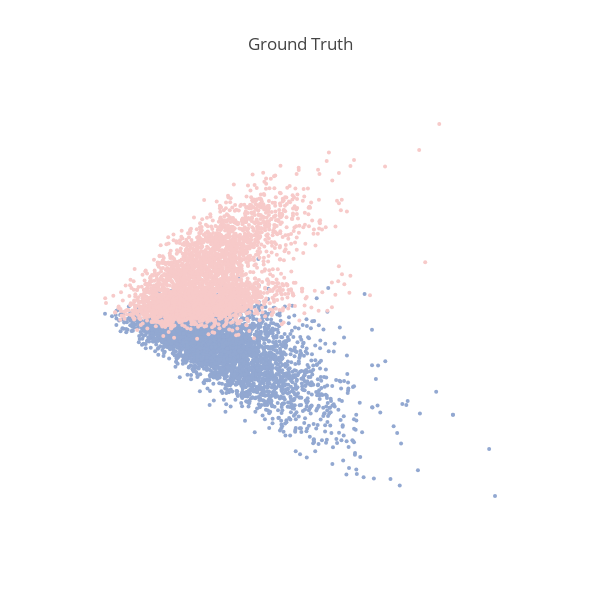

Write notebook code for a chart like this one.
### Code cell
plot_clusters2(lsiVectors2,labels,'Ground Truth');

### Figure 1 — Plotly figure (JSON) as saved in the notebook; plotly's stock layout.template omitted (floating-point values rounded to 4 significant figures; data arrays with more than 128 entries replaced by an {"elided": "..."} marker saying what was removed)
{"data": [{"marker": {"color": "#92A8D1", "size": 4}, "mode": "markers", "name": "cluster 0", "showlegend": false, "type": "scatter", "uid": "89f33b49-6d1d-4828-af03-d5e9faf81f09", "x": {"elided": "3903 float values"}, "y": {"elided": "3903 float values"}}, {"marker": {"color": "#F7CAC9", "size": 4}, "mode": "markers", "name": "cluster 1", "showlegend": false, "type": "scatter", "uid": "618b27a1-ba01-4455-a7b4-b5895b03aa2f", "x": {"elided": "3979 float values"}, "y": {"elided": "3979 float values"}}], "layout": {"autosize": false, "height": 600, "title": {"text": "Ground Truth"}, "width": 600, "xaxis": {"showgrid": false, "showticklabels": false, "ticks": "", "zeroline": false}, "yaxis": {"showgrid": false, "showticklabels": false, "ticks": "", "zeroline": false}}}
